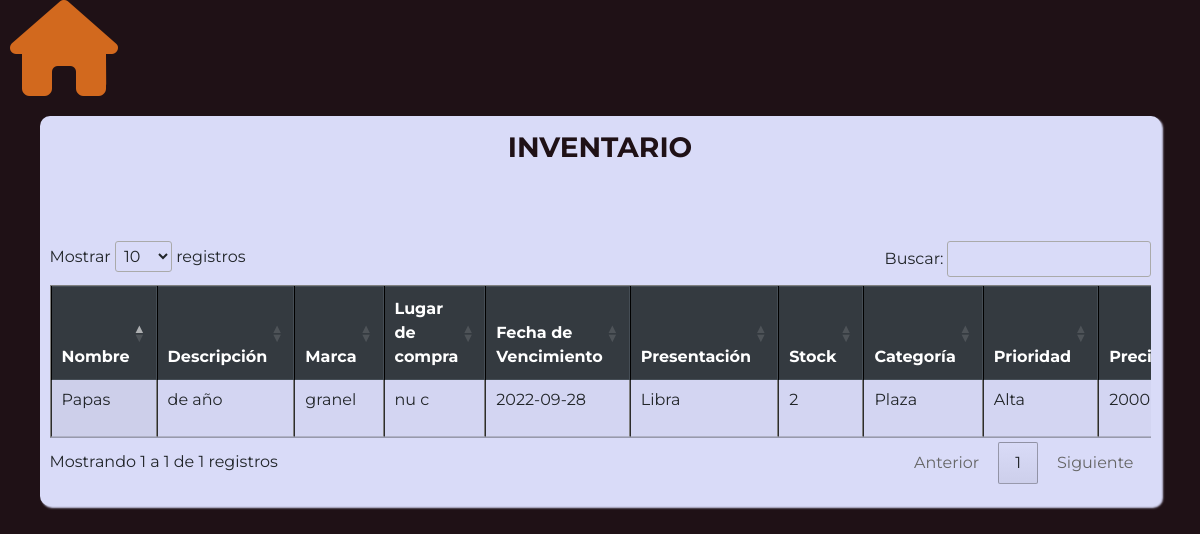
/?c=inventario, run on the app's committed database.
### tables this page shows
CREATE TABLE IF NOT EXISTS `producto` (
  `idProducto` int(11) UNSIGNED ZEROFILL NOT NULL AUTO_INCREMENT,
  `nombreProducto` varchar(50) DEFAULT NULL,
  `descripcionProducto` varchar(50) DEFAULT NULL,
  `marca` varchar(50) DEFAULT NULL,
  `lugarDeCompra` varchar(50) DEFAULT NULL,
  `fechaVencimiento` date DEFAULT NULL,
  `idPresentacion` varchar(10) NOT NULL,
  `stock` int(11) DEFAULT NULL,
  `idCategoria` varchar(10) NOT NULL,
  `idPrioridad` varchar(10) NOT NULL,
  `precio` double DEFAULT NULL,
  `estado` int(1) DEFAULT NULL,
  PRIMARY KEY (`idProducto`),
  KEY `idPresentacion` (`idPresentacion`),
  KEY `idPrioridad` (`idPrioridad`),
  KEY `idCategoria` (`idCategoria`)
);

CREATE TABLE IF NOT EXISTS `presentacion` (
  `idPresentacion` varchar(10) NOT NULL,
  `nombrePresentacion` varchar(50) DEFAULT NULL,
  `siglaPresentacion` varchar(50) DEFAULT NULL,
  PRIMARY KEY (`idPresentacion`)
);

CREATE TABLE IF NOT EXISTS `categoria` (
  `idCategoria` varchar(10) NOT NULL,
  `nombreCategoria` varchar(50) DEFAULT NULL,
  PRIMARY KEY (`idCategoria`)
);

CREATE TABLE IF NOT EXISTS `prioridad` (
  `idPrioridad` varchar(10) NOT NULL,
  `nombrePrioridad` varchar(50) NOT NULL,
  PRIMARY KEY (`idPrioridad`)
);

### controllers/Inventario.php (called while the page is built, shortened)
<?php
	class InventarioController {
		public function __construct(){
			require_once "models/InventarioModel.php";
		}
		public function index(){
			$inventario = new Inventario_model();
			$data["titulo"] = "Inventario";
			$data["inventario"] = $inventario->get_inventario();
			require_once "views/inventario/inventario.php";
		}
	}
?>

### config/database.php (called while the page is built)
<?php
	class Conectar {
		public static function conexion () {
			$conexion = new mysqli("localhost", "root", "", "casa");
			return $conexion;
		}
	}
?>

### models/InventarioModel.php (called while the page is built, shortened)
<?php
	class Inventario_model {
		private $db;
		private $producto;
		public function __construct(){
			$this->db = Conectar::conexion();
			$this->producto = array();
		}
		public function get_inventario()
		{
			$sql = "SELECT p.idProducto, p.nombreProducto, p.descripcionProducto, p.marca, p.lugarDeCompra, p.fechaVencimiento, pe.nombrePresentacion, p.stock, c.nombreCategoria, pi.nombrePrioridad, p.precio FROM producto p INNER JOIN prioridad pi ON p.idPrioridad = pi.idPrioridad INNER JOIN categoria c ON p.idCategoria = c.idCategoria INNER JOIN presentacion pe ON p.idPresentacion = pe.idPresentacion WHERE estado = 1 AND stock > 0 ORDER BY p.nombreProducto ASC";
			$resultado = $this->db->query($sql);
			while($row = $resultado->fetch_assoc())
			{
				$this->producto[] = $row;
			}
			return $this->producto;
		}
	}
?>

### views/inventario/inventario.php (the view, shortened to what this page needs)
<!DOCTYPE html>
<html lang="es">
	<head>
		<link rel="stylesheet" href="assets/css/bootstrap.min.css">
		<link rel="stylesheet" type="text/css" href="https://cdn.datatables.net/1.12.1/css/jquery.dataTables.css">
		<link rel="stylesheet" type="text/css" href="https://cdn.datatables.net/v/dt/jqc-1.12.4/dt-1.12.1/r-2.3.0/datatables.min.css"/>
		<link rel="stylesheet" href="assets/css/estilola.css" class="stylesheet">
	</head>
	<body>
		<div>
		<a href="/casa"><i class="fa-solid fa-house fa-6x" style="color:chocolate"></i></a>
		</div>
		<div class="containertab">
			<div class="titulo"><?php echo $data["titulo"]; ?></div>
			<br />
			<br />
			<div class="table-responsive">
				<table border = "1" width="80%" class="table display" name="productos" id="productos">
					<thead class="thead-dark">
						<tr class="table-primary">
							<th>Nombre</th>
							<th>Descripción</th>
							<th>Marca</th>
							<th>Lugar de compra</th>
							<th>Fecha de Vencimiento</th>
							<th>Presentación</th>
							<th>Stock</th>
							<th>Categoría</th>
							<th>Prioridad</th>
							<th>Precio</th>
						</tr>
					</thead>
					<tbody>
						<?php foreach($data["inventario"] as $dato) {
							echo "<tr>";
							echo "<td>".$dato["nombreProducto"]."</td>";
							echo "<td>".$dato["descripcionProducto"]."</td>";
							echo "<td>".$dato["marca"]."</td>";
							echo "<td>".$dato["lugarDeCompra"]."</td>";
							echo "<td>".$dato["fechaVencimiento"]."</td>";
							echo "<td>".$dato["nombrePresentacion"]."</td>";
							echo "<td>".$dato["stock"]."</td>";
							echo "<td>".$dato["nombreCategoria"]."</td>";
							echo "<td>".$dato["nombrePrioridad"]."</td>";
							echo "<td>".$dato["precio"]."</td>";
							echo "</tr>";
						}
						?>
					</tbody>
				</table>
			</div>
		</div>
    <link href="//cdn.jsdelivr.net/npm/@sweetalert2/theme-dark@4/dark.css" rel="stylesheet">
	</body>
</html>

### assets/css/estilola.css (style rules this page uses)
:root { --azulito: #2254aaff; --amarilloso: #c39873ff; --erde: #226a44; --purpuroso: #1f1116ff; --medio-blanquito: #d9dbf8ff; --naranjo-claro: #d9c7c7ff; --chocolatoso: #532816; --rojito: #881416ff; --lavandita: #585172ff; --negrito: #030108ff; }
* { margin: 0; padding: 0; box-sizing: border-box; font-family: 'Montserrat', sans-serif; font-size: 1rem; }
body { background: var(--purpuroso); padding: 0 10px; }
.containertab { width: 95%; align-items: center; background: var(--medio-blanquito); margin: 20px auto; padding: 10px; box-shadow: 2px 2px 2px var(--medio-blanquito); border-radius: 10px; min-height: 390px; }
.containertab .titulo { font-size: 28px; font-weight: 700; margin-bottom: 25px; color: var(--purpuroso); text-transform: uppercase; text-align: center; }

### data on the page
producto: nombreProducto "Papas", descripcionProducto "de año", marca "granel", lugarDeCompra "nu c", fechaVencimiento "2022-09-28", idPresentacion.nombrePresentacion "Libra", stock "2", idCategoria.nombreCategoria "Plaza", idPrioridad.nombrePrioridad "Alta", precio "2000"

### other printed values
$data["titulo"] "INVENTARIO"
